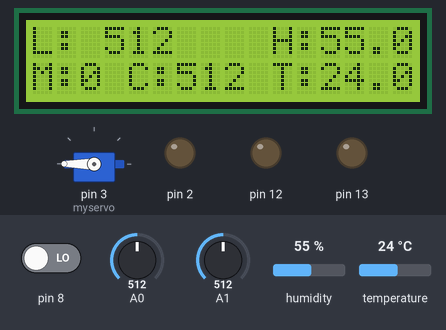
The sketch below on a simulated Arduino Uno, built with avr-gcc and run on an emulated ATmega328P. Shown: 16×2 character LCD, servo, output pins drawn as LEDs (lit = HIGH). The test bench sets the inputs (shaded band); at power-on: A1 = 512, temperature 24 °C, A0 = 512, pin 8 LOW, humidity 55 %. What the sketch prints to the serial monitor is not drawn.

Above: at 1.2 s.
1.3 s: A1 set to 160
At 2.5 s:
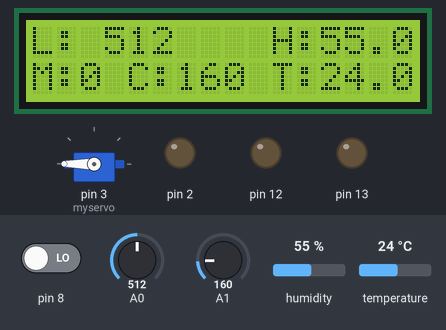
2.8 s: A1 set to 143
At 4.0 s:
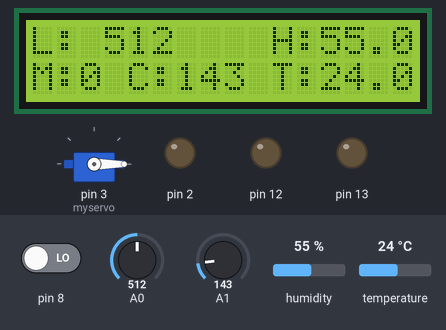
4.3 s: temperature set to 34 °C
At 5.5 s:
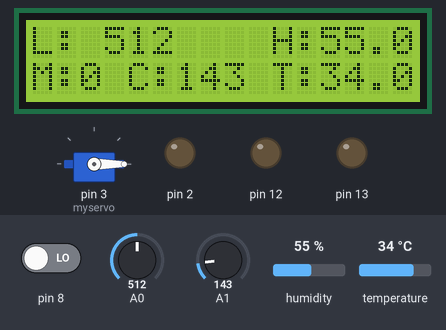
5.8 s: temperature set to 37 °C
At 6.9 s:
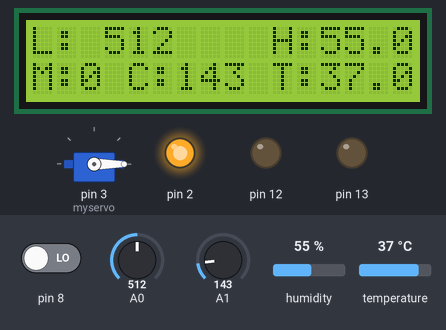
7.3 s: A0 set to 457
At 8.1 s:
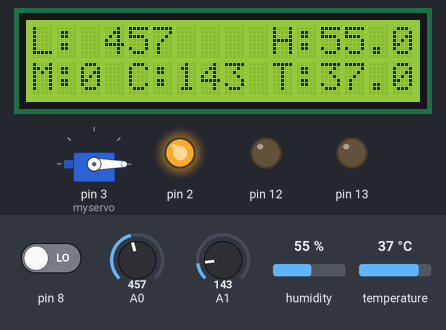
8.9 s: A0 set to 441
At 10.4 s:
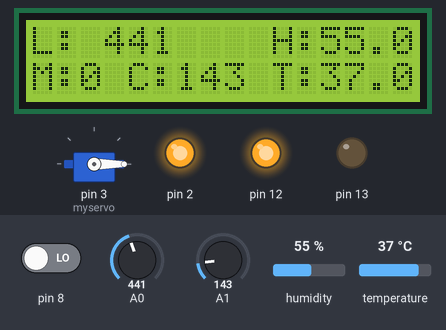
Timing chart, 0 to 11.4 s (numbered marks = the images above; inputs shaded):
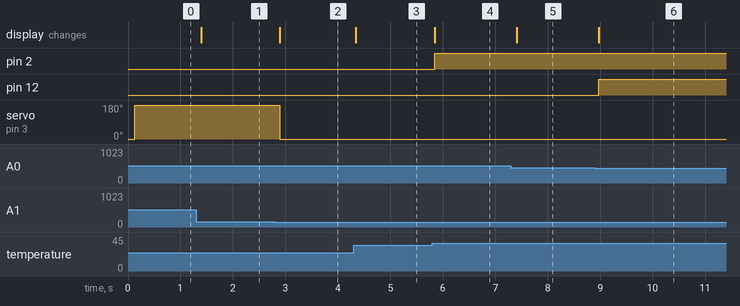

Measured:
- the behaviour switches between 151 and 150 on A1 (found by bisection; images 1 and 2)
- the behaviour switches between 35 and 36 °C on temperature (found by bisection; images 3 and 4)
- the behaviour switches between 450 and 449 on A0 (found by bisection; images 5 and 6)
- after the input at 1.3 s, the display: changes after 0.09 s (image 1)
- after the input at 2.8 s, servo on pin 3 (myservo): 180° → 0° after 0.10 s; the display: changes after 0.10 s (image 2)
- after the input at 4.3 s, the display: changes at once (image 3)
- after the input at 5.8 s, pin 2: LOW → HIGH after 0.05 s; the display: changes after 0.05 s (image 4)
- after the input at 7.3 s, the display: changes after 0.11 s (image 5)
- after the input at 8.9 s, pin 12: LOW → HIGH after 0.08 s; the display: changes after 0.08 s (image 6)

The sketch:

G20projDraft2.ino
```cpp
#include <LiquidCrystal_I2C.h>
#include <dht11.h>
#define DHT11PIN 7

#include <Servo.h>

Servo myservo;  // create servo object to control a servo
// twelve servo objects can be created on most boards

int pos = 0;
dht11 DHT11;
LiquidCrystal_I2C lcd(0x27,16,2);  // set the LCD address to 0x3F for a 16 chars and 2 line display

void setup() {
  lcd.init();
  lcd.clear();
  lcd.backlight();
  Serial.begin(9600);
  pinMode(2,OUTPUT) ;
    pinMode(13,OUTPUT) ;
  pinMode(12,OUTPUT) ;
    myservo.attach(3);
    myservo.write(0);// Make sure backlight is on
}

void loop() {
  int L=analogRead(A0);
  int C = analogRead(A1);
   int chk = DHT11.read(DHT11PIN);
    lcd.setCursor(10  ,0);   //Set cursor to character 2 on line 0
  lcd.print("H:");
  lcd.setCursor(12,0);
  lcd.print((float)DHT11.humidity);
lcd.setCursor(10,1);
  lcd.print("T:");
  lcd.setCursor(12,1);
  lcd.print((float)DHT11.temperature);
  lcd.setCursor(0,1);
  lcd.print("M:");
  lcd.setCursor(2,1);
  lcd.print(digitalRead(8));
  lcd.setCursor(4,1);
  lcd.print("C:");
if(C>99){
  lcd.setCursor(6,1);
  lcd.print(C);
}
else{
  lcd.setCursor(6,1);
  lcd.print(" ");
  lcd.setCursor(7,1);
  lcd.print(C);
}
  lcd.setCursor(0,0);
  lcd.print("L:");
  Serial.println(C);
  if(L>9){
  if (L>99){
    if(L>999){
      lcd.setCursor(2,0);
      lcd.print(L);
    }
    else{
      lcd.setCursor(2,0);
      lcd.print(" ");
      lcd.setCursor(3,0);
      lcd.print(L);
    }
  }
  else{
    lcd.setCursor(2,0);
      lcd.print("  ");
    lcd.setCursor(4,0);
      lcd.print(L);
  }
  }
  else{
    lcd.setCursor(2,0);
      lcd.print("   ");
    lcd.setCursor(5,0);
      lcd.print(L);
  }
  if(C>150){
    myservo.write(180);
  }
  else{

    myservo.write(0);
  }
 if((float)DHT11.temperature>35){
      digitalWrite(2,HIGH);
    }
    else{
      digitalWrite(2,LOW);
    }
  if(digitalRead(8)>0){
    digitalWrite(13,HIGH);
  }
  else{
      digitalWrite(13,LOW);
    }
  if(L<450){
    digitalWrite(12,HIGH);
  }
  else{
      digitalWrite(12,LOW);
    }
}
```
